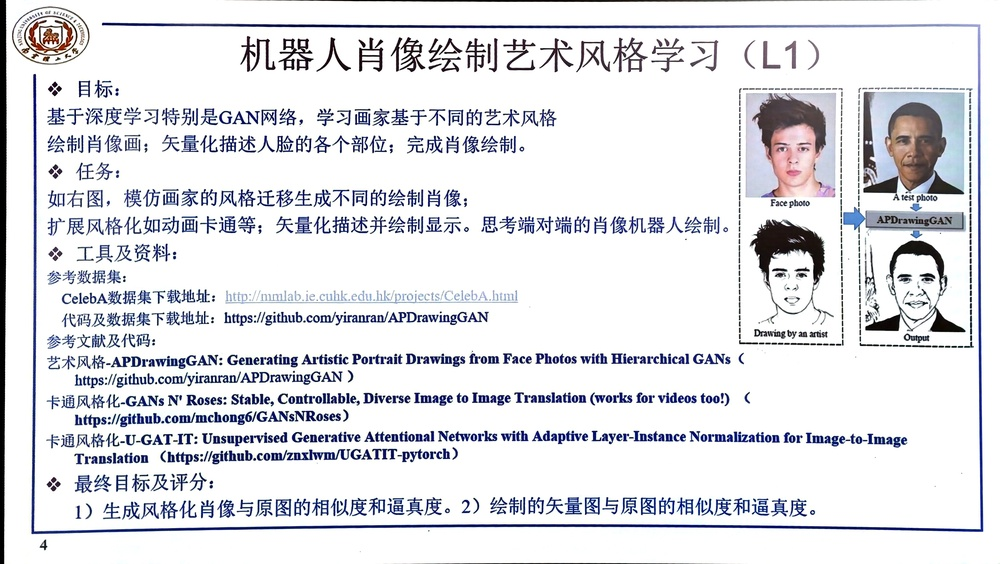
#> input picture 1792928566713..jpg, 1000 x 564 px, shrunk from 3008 x 1698 before the run
$ python visualize_dataset.py --input-dir .. --output out.png
#> lines starting #> are read from the running program, lines starting #| are printed output that depends on the picture
"""将数据目录中的图片生成联系图，便于检查数据集是否正确放置。"""

from pathlib import Path
import argparse
from PIL import Image, ImageDraw, ImageFont, ImageOps

EXTENSIONS = {".jpg", ".jpeg", ".png", ".bmp", ".webp"}


def build_contact_sheet(input_dir: str | Path, output: str | Path, max_images: int = 100, cols: int = 5, thumb: int = 180) -> dict:
    """扫描目录并输出带文件名标签的图片联系图。"""
#> called with input_dir = '..', output = 'out.png', max_images = 100, cols = 5, thumb = 180
    input_dir = Path(input_dir)
    if not input_dir.exists():
        candidates = []
        search_root = input_dir.parent
        if search_root.exists():
            candidates = [str(path) for path in search_root.rglob("img_align_celeba") if path.is_dir()][:5]
        hint = ""
        if candidates:
            hint = "\n检测到可能的实际目录：" + "；".join(candidates)
        raise FileNotFoundError(
            f"数据目录不存在：{input_dir}\n"
            "请先下载并解压数据集；当前项目通常使用 data/CelebA/Img/img_align_celeba/."
            + hint
        )
    if not input_dir.is_dir():
        raise NotADirectoryError(f"数据路径不是目录：{input_dir}")
    paths = sorted(p for p in input_dir.rglob("*") if p.suffix.lower() in EXTENSIONS)[:max_images]
    if not paths:
        raise FileNotFoundError(f"目录中没有可显示的图片：{input_dir}")
    rows = (len(paths) + cols - 1) // cols
    sheet = Image.new("RGB", (cols * thumb, rows * (thumb + 28)), "white")
#> sheet: PIL image 900x208 RGB; every value is 255
    draw = ImageDraw.Draw(sheet)
    for index, path in enumerate(paths):
        with Image.open(path) as source:
#> source is the input picture: PIL image 1000x564 RGB; mean R, G, B 224.7, 225.5, 229.8
            image = ImageOps.fit(source.convert("RGB"), (thumb, thumb))
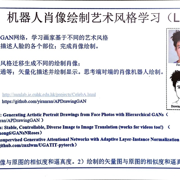
#> image: PIL image 180x180 RGB; mean R, G, B 228.2, 229, 233.6
        x, y = (index % cols) * thumb, (index // cols) * (thumb + 28)
        sheet.paste(image, (x, y))
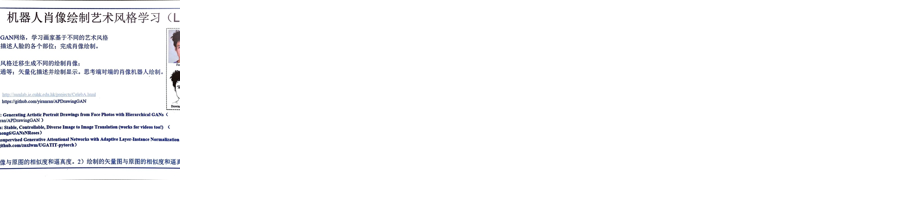
#> sheet: PIL image 900x208 RGB; mean R, G, B 250.4, 250.5, 251.3
        draw.text((x + 4, y + thumb + 5), path.name[:26], fill="black")
    output = Path(output)
    output.parent.mkdir(parents=True, exist_ok=True)
    sheet.save(output)
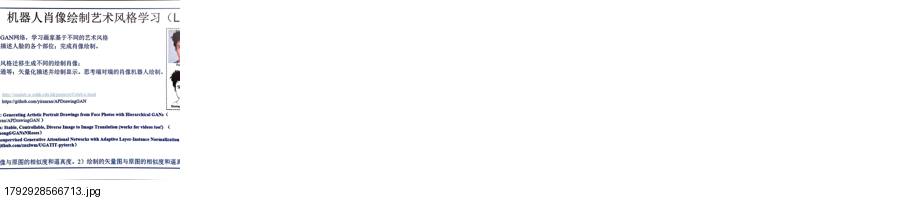
#> saved as out.png: PIL image 900x208 RGB; mean R, G, B 250.1, 250.2, 251
    return {"images": len(paths), "output": str(output), "rows": rows, "cols": cols}


def main() -> None:
    ap = argparse.ArgumentParser(description="生成 CelebA、输入照片或参考风格目录的图片联系图。")
    ap.add_argument("--input-dir", required=True, help="待检查的数据目录")
    ap.add_argument("--output", required=True, help="联系图输出 PNG")
    ap.add_argument("--max-images", type=int, default=100)
    ap.add_argument("--cols", type=int, default=5)
    ap.add_argument("--thumb", type=int, default=180)
    args = ap.parse_args()
    try:
        result = build_contact_sheet(args.input_dir, args.output, args.max_images, args.cols, args.thumb)
    except (FileNotFoundError, NotADirectoryError) as exc:
        print(f"警告：{exc}")
        print("当前未生成联系图；请准备数据后重新运行。")
        return
    print(result)


if __name__ == "__main__":
    main()
